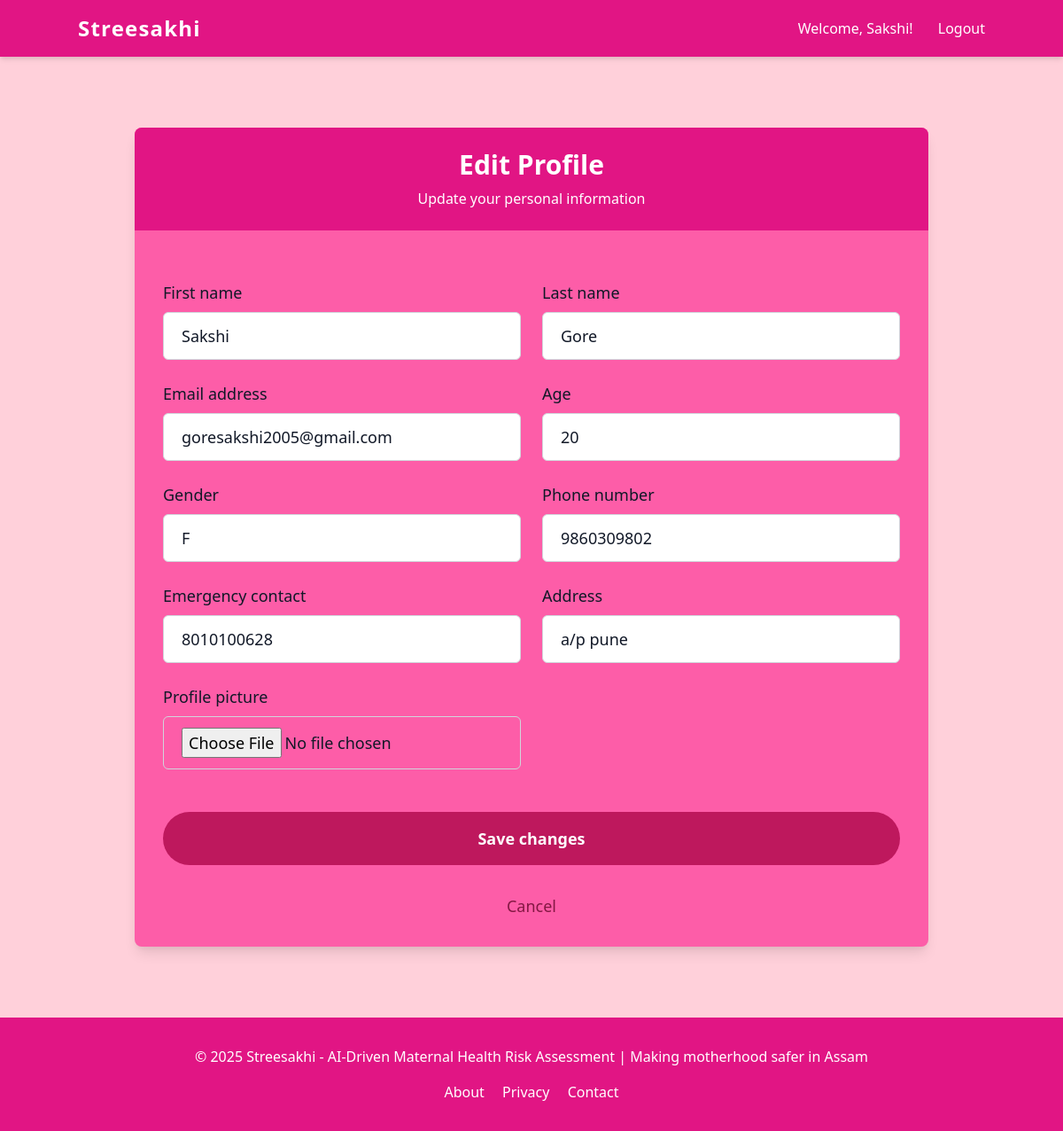
Page /profile/edit/ (signed in) on the committed database.
### maa/models.py (models this page shows, shortened)
class WomanUser(AbstractUser):
    GENDER_CHOICES = [
        ('F', 'Female'),
        ('O', 'Other'),
    ]
    age = models.PositiveIntegerField(null=True, blank=True)
    gender = models.CharField(max_length=1, choices=GENDER_CHOICES, default='F')
    phone_number = models.CharField(max_length=15, blank=True)
    emergency_contact = models.CharField(max_length=15, blank=True)
    address = models.TextField(blank=True)
    profile_picture = models.ImageField(upload_to='profile_pics/', blank=True, null=True)

### maa/views.py (the view)
# urls.py: path('profile/edit/',  maa_views.edit_profile, name='edit_profile'),
@login_required
def edit_profile(request):
    if request.method == 'POST':
        form = ProfileForm(request.POST, request.FILES, instance=request.user)
        if form.is_valid():
            form.save()
            messages.success(request, 'Profile updated successfully.')
            return redirect('view_profile')
    else:
        form = ProfileForm(instance=request.user)
    return render(request, 'maa/edit_profile.html', {
        'form': form
    })

### maa/forms.py
class ProfileForm(forms.ModelForm):
    class Meta:
        model = WomanUser
        fields = [
            'first_name', 'last_name', 'email',
            'age', 'gender', 'phone_number', 'emergency_contact',
            'address', 'profile_picture',
        ]

### maa/templates/maa/edit_profile.html (shortened to what this page needs)
{% extends 'base.html' %}
{% block content %}
<div class="container mx-auto px-4 py-12">
    <div class="max-w-4xl mx-auto bg-card rounded-lg shadow-lg overflow-hidden">
        <div class="bg-nav-footer text-white p-6 text-center">
            <h2 class="text-3xl font-bold">Edit Profile</h2>
            <p class="mt-2">Update your personal information</p>
        </div>
        <div class="p-8">
            <form method="post" enctype="multipart/form-data" class="space-y-6">
                <div class="grid grid-cols-1 md:grid-cols-2 gap-6">
                    {% for field in form %}
                    <div>
                        <label for="{{ field.id_for_label }}" class="block text-lg font-medium text-gray-900 mb-2">
                            {{ field.label }}
                        </label>
                        {% if field.name == 'profile_picture' or field.name == 'avatar' or 'file' in field.name or 'image' in field.name %}
                        <input type="file"
                               name="{{ field.name }}"
                               id="{{ field.id_for_label }}"
                               class="w-full px-5 py-3 text-lg border border-gray-300 rounded-md focus:outline-none focus:ring-2 focus:ring-btn focus:border-transparent text-gray-900"
                               {% if field.field.required %}required{% endif %}>
                        {% else %}
                        <input type="{% if 'password' in field.name %}password{% else %}text{% endif %}"
                               name="{{ field.name }}"
                               id="{{ field.id_for_label }}"
                               class="w-full px-5 py-3 text-lg border border-gray-300 rounded-md focus:outline-none focus:ring-2 focus:ring-btn focus:border-transparent text-gray-900"
                               {% if field.value %}value="{{ field.value }}"{% endif %}
                               {% if field.field.required %}required{% endif %}>
                        {% endif %}
                    </div>
                    {% endfor %}
                </div>
                <div class="pt-6">
                    <button type="submit"
                            class="w-full bg-pink-700 hover:bg-pink-700 text-white font-bold py-4 px-6 rounded-full hover:shadow-lg transition transform hover:-translate-y-1 text-lg">
                        Save changes
                    </button>
                </div>
            </form>
            <div class="mt-8 text-center">
                <p class="text-lg text-black-700">
                    <a href="{% url 'view_profile' %}" class="text-pink-900 font-medium hover:underline">Cancel</a>
                </p>
            </div>
        </div>
    </div>
</div>
{% endblock %}

### templates/base.html (shortened to what this page needs)
<!DOCTYPE html>
<html lang="en">
<head>
    <link href="https://cdnjs.cloudflare.com/ajax/libs/tailwindcss/2.2.19/tailwind.min.css" rel="stylesheet">
</head>
<body class="font-sans leading-normal tracking-normal">
    <nav class="bg-nav-footer text-white p-4 shadow-md">
        <div class="container mx-auto flex justify-between items-center">
            <div class="text-2xl font-bold tracking-wider">Streesakhi</div>
            <div class="space-x-6">
                {% if user.is_authenticated %}
                    <span>Welcome, {{ user.username }}!</span>
                    <a href="{% url 'logout' %}" class="hover:underline">Logout</a>
                {% else %}
                    <a href="{% url 'login' %}" class="hover:underline">Login</a>
                    <a href="{% url 'register' %}" class="hover:underline">Register</a>
                {% endif %}
            </div>
        </div>
    </nav>
    <div class="container mx-auto px-4 py-8">
        {% block content %}{% endblock %}
    </div>
    <footer class="bg-nav-footer text-white py-8 px-4">
        <div class="container mx-auto text-center">
            <p>&copy; 2025 Streesakhi - AI-Driven Maternal Health Risk Assessment | Making motherhood safer in Assam</p>
            <div class="mt-4 space-x-4">
                <a href="#" class="text-white hover:underline">About</a>
                <a href="#" class="text-white hover:underline">Privacy</a>
                <a href="#" class="text-white hover:underline">Contact</a>
            </div>
        </div>
    </footer>
</body>
</html>

### templates/base.html (style rules this page uses)
:root { --bg-color: #FFD0Da; --card-color: #fd5da8; --nav-footer-color: #e11584; --button-color: #ff007f; }
body { background-color: var(--bg-color); }
.bg-nav-footer { background-color: var(--nav-footer-color); }
.bg-card { background-color: var(--card-color); }

### rows in the picture
WomanUser: username "Sakshi", first_name "Sakshi" "Gore" "goresakshi2005@gmail.com" "9860309802" "8010100628" "a/p pune"

### other values in the picture
{{ field.label }} "First name" "Last name" "Email address" "Age" "Gender" "Phone number" "Emergency contact" "Address" "Profile picture"
